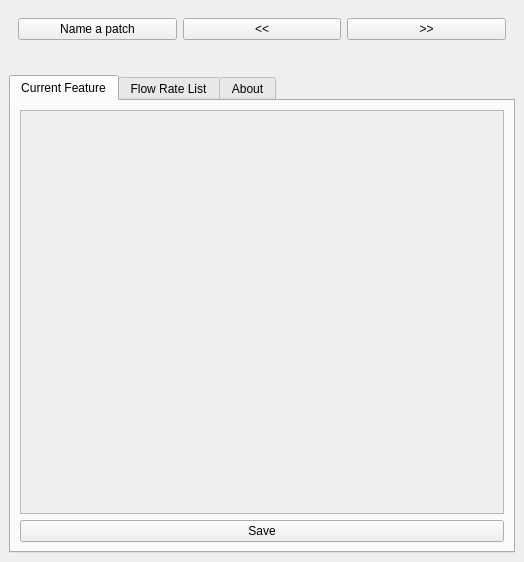
<?xml version="1.0" encoding="UTF-8"?>
<ui version="4.0">
 <class>AutomaticGeometricAttributesDockWidget</class>
 <widget class="QDockWidget" name="AutomaticGeometricAttributesDockWidget">
  <property name="geometry">
   <rect>
    <x>0</x>
    <y>0</y>
    <width>524</width>
    <height>562</height>
   </rect>
  </property>
  <property name="minimumSize">
   <size>
    <width>394</width>
    <height>312</height>
   </size>
  </property>
  <property name="windowTitle">
   <string>saniHUB RedBasica</string>
  </property>
  <widget class="QWidget" name="dockWidgetContents">
   <layout class="QGridLayout" name="gridLayout">
    <item row="0" column="0">
     <widget class="QWidget" name="horizontalLayout_2" native="true">
      <layout class="QHBoxLayout" name="horizontalLayout">
       <item>
        <widget class="QPushButton" name="btnNamePatch">
         <property name="text">
          <string>Name a patch</string>
         </property>
        </widget>
       </item>
       <item>
        <widget class="QPushButton" name="btnBefore">
         <property name="text">
          <string>&lt;&lt;</string>
         </property>
        </widget>
       </item>
       <item>
        <widget class="QPushButton" name="btnAfter">
         <property name="text">
          <string>&gt;&gt;</string>
         </property>
        </widget>
       </item>
      </layout>
     </widget>
    </item>
    <item row="1" column="0">
     <widget class="QLabel" name="lblMsg">
      <property name="text">
       <string/>
      </property>
     </widget>
    </item>
    <item row="2" column="0">
     <widget class="QTabWidget" name="tabWidget">
      <property name="currentIndex">
       <number>0</number>
      </property>
      <widget class="QWidget" name="tab_3">
       <attribute name="title">
        <string>Current Feature</string>
       </attribute>
       <layout class="QVBoxLayout" name="verticalLayout_2">
        <item>
         <widget class="QScrollArea" name="saPropFeatures">
          <property name="widgetResizable">
           <bool>true</bool>
          </property>
          <widget class="QWidget" name="scrollAreaWidgetContents_2">
           <property name="geometry">
            <rect>
             <x>0</x>
             <y>0</y>
             <width>482</width>
             <height>373</height>
            </rect>
           </property>
           <layout class="QVBoxLayout" name="verticalLayout"/>
          </widget>
         </widget>
        </item>
        <item>
         <widget class="QPushButton" name="btnSave">
          <property name="text">
           <string>Save</string>
          </property>
         </widget>
        </item>
       </layout>
      </widget>
      <widget class="QWidget" name="tab_5">
       <attribute name="title">
        <string>Flow Rate List</string>
       </attribute>
       <layout class="QVBoxLayout" name="verticalLayout_6">
        <item>
         <widget class="QScrollArea" name="scrollArea_2">
          <property name="sizePolicy">
           <sizepolicy hsizetype="Expanding" vsizetype="Expanding">
            <horstretch>0</horstretch>
            <verstretch>0</verstretch>
           </sizepolicy>
          </property>
          <property name="maximumSize">
           <size>
            <width>16777215</width>
            <height>8777215</height>
           </size>
          </property>
          <property name="widgetResizable">
           <bool>true</bool>
          </property>
          <widget class="QWidget" name="scrollAreaWidgetContents_3">
           <property name="geometry">
            <rect>
             <x>0</x>
             <y>0</y>
             <width>482</width>
             <height>404</height>
            </rect>
           </property>
           <layout class="QVBoxLayout" name="verticalLayout_5">
            <item>
             <widget class="QPushButton" name="btnUpdateFlowRateList">
              <property name="text">
               <string>Refresh</string>
              </property>
             </widget>
            </item>
            <item>
             <widget class="QLabel" name="label_5">
              <property name="text">
               <string>Flow Rate Concentrated</string>
              </property>
             </widget>
            </item>
            <item>
             <widget class="QTableWidget" name="tblFlowRateConcentrated">
              <property name="sortingEnabled">
               <bool>true</bool>
              </property>
              <column>
               <property name="text">
                <string>QE</string>
               </property>
              </column>
              <column>
               <property name="text">
                <string>Ip</string>
               </property>
              </column>
              <column>
               <property name="text">
                <string>Fp</string>
               </property>
              </column>
              <column>
               <property name="text">
                <string>TRM</string>
               </property>
              </column>
             </widget>
            </item>
           </layout>
          </widget>
         </widget>
        </item>
       </layout>
      </widget>
      <widget class="QWidget" name="tab_2">
       <attribute name="title">
        <string>About</string>
       </attribute>
       <layout class="QVBoxLayout" name="verticalLayout_8">
        <item>
         <widget class="QScrollArea" name="scrollArea_3">
          <property name="sizePolicy">
           <sizepolicy hsizetype="Ignored" vsizetype="Expanding">
            <horstretch>0</horstretch>
            <verstretch>0</verstretch>
           </sizepolicy>
          </property>
          <property name="widgetResizable">
           <bool>true</bool>
          </property>
          <widget class="QWidget" name="scrollAreaWidgetContents_4">
           <property name="geometry">
            <rect>
             <x>0</x>
             <y>0</y>
             <width>468</width>
             <height>410</height>
            </rect>
           </property>
           <property name="minimumSize">
            <size>
             <width>100</width>
             <height>0</height>
            </size>
           </property>
           <layout class="QVBoxLayout" name="verticalLayout_7">
            <item>
             <widget class="QLabel" name="label_6">
              <property name="enabled">
               <bool>true</bool>
              </property>
              <property name="text">
               <string>&lt;html&gt;&lt;head/&gt;&lt;body&gt;&lt;p&gt;&lt;span style=&quot; font-size:14pt; font-weight:600;&quot;&gt;saniHUB RedBasica v. 1.0&lt;/span&gt;&lt;/p&gt;&lt;p align=&quot;justify&quot;&gt;&lt;br/&gt;SaniHUB RedBasica is an open source software&lt;br/&gt;that aims to assist in the design and sizing of&lt;br/&gt;sewage collection networks, with tools for&lt;br/&gt;designing Condominial systems.&lt;/p&gt;&lt;p&gt;For questions, bugs reporting&lt;br/&gt;and more information:&lt;/p&gt;&lt;p&gt;e-mail: &lt;a href=&quot;mailto:sanihub.rb@gmail.com&quot;&gt;&lt;span style=&quot; text-decoration: underline; color:#0000ff;&quot;&gt;sanihub.rb@gmail.com&lt;br/&gt;&lt;/span&gt;&lt;/a&gt;site: &lt;a href=&quot;https://gitlab.com/sanihub/red_basica&quot;&gt;&lt;span style=&quot; text-decoration: underline; color:#0000ff;&quot;&gt;https://gitlab.com/sanihub/red_basica&lt;/span&gt;&lt;/a&gt;&lt;/p&gt;&lt;p&gt;Concept Analyst:&lt;br/&gt;&lt;span style=&quot; font-family:'arial,sans-serif'; font-size:14px; color:#70757a; background-color:#ffffff;&quot;&gt;⚫&lt;/span&gt;Leonardo Porto Nazareth&lt;/p&gt;&lt;p&gt;Development coordination:&lt;br/&gt;&lt;span style=&quot; font-family:'arial,sans-serif'; font-size:14px; color:#70757a; background-color:#ffffff;&quot;&gt;⚫&lt;/span&gt;Marta Fernandez&lt;/p&gt;&lt;p&gt;Developers: &lt;br/&gt;&lt;span style=&quot; font-family:'arial,sans-serif'; font-size:14px; color:#70757a; background-color:#ffffff;&quot;&gt;⚫&lt;/span&gt;Federico Sanchez&lt;br/&gt;&lt;span style=&quot; font-family:'arial,sans-serif'; font-size:14px; color:#70757a; background-color:#ffffff;&quot;&gt;⚫&lt;/span&gt;Martin Dell' Oro&lt;/p&gt;&lt;p align=&quot;justify&quot;&gt;&lt;br/&gt;&lt;/p&gt;&lt;/body&gt;&lt;/html&gt;</string>
              </property>
              <property name="scaledContents">
               <bool>false</bool>
              </property>
              <property name="alignment">
               <set>Qt::AlignLeading|Qt::AlignLeft|Qt::AlignTop</set>
              </property>
              <property name="wordWrap">
               <bool>false</bool>
              </property>
              <property name="indent">
               <number>-1</number>
              </property>
             </widget>
            </item>
           </layout>
          </widget>
         </widget>
        </item>
       </layout>
      </widget>
     </widget>
    </item>
   </layout>
  </widget>
 </widget>
 <resources/>
 <connections/>
</ui>
